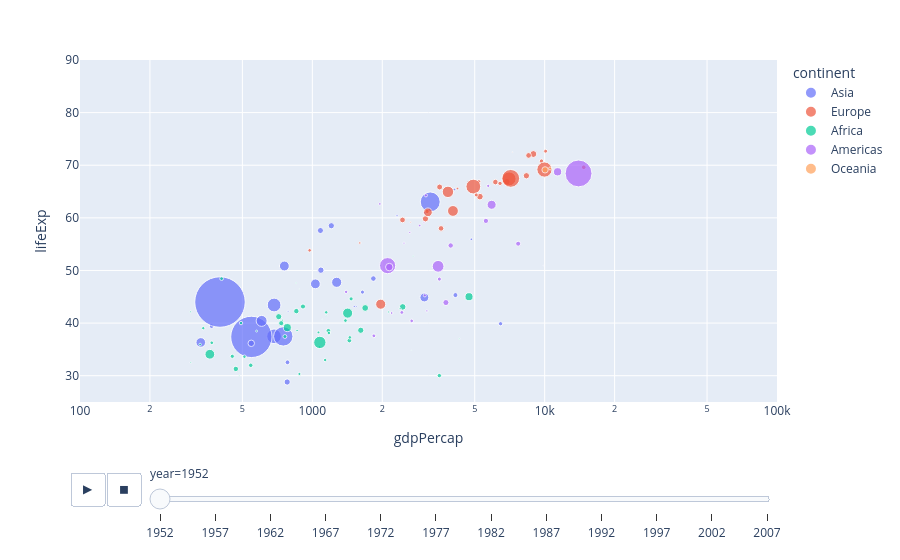

The cell this chart's notebook holds for it:
### Code cell
pop_data = px.data.gapminder()
px.scatter(
    pop_data,
    x="gdpPercap",
    y="lifeExp",
    animation_frame="year",
    animation_group="country",
    size="pop",
    color="continent",
    hover_name="country",
    log_x=True,
    size_max=55,
    range_x=[100, 100000],
    range_y=[25, 90],
)

### Figure 1 — Plotly figure (JSON) as saved in the notebook; plotly's stock layout.template omitted (floating-point values rounded to 4 significant figures)
{"data": [{"hovertemplate": "<b>%{hovertext}</b><br><br>continent=Asia<br>year=1952<br>gdpPercap=%{x}<br>lifeExp=%{y}<br>pop=%{marker.size}<extra></extra>", "hovertext": ["Afghanistan", "Bahrain", "Bangladesh", "Cambodia", "China", "Hong Kong, China", "India", "Indonesia", "Iran", "Iraq", "Israel", "Japan", "Jordan", "Korea, Dem. Rep.", "Korea, Rep.", "Kuwait", "Lebanon", "Malaysia", "Mongolia", "Myanmar", "Nepal", "Oman", "Pakistan", "Philippines", "Saudi Arabia", "Singapore", "Sri Lanka", "Syria", "Taiwan", "Thailand", "Vietnam", "West Bank and Gaza", "Yemen, Rep."], "ids": ["Afghanistan", "Bahrain", "Bangladesh", "Cambodia", "China", "Hong Kong, China", "India", "Indonesia", "Iran", "Iraq", "Israel", "Japan", "Jordan", "Korea, Dem. Rep.", "Korea, Rep.", "Kuwait", "Lebanon", "Malaysia", "Mongolia", "Myanmar", "Nepal", "Oman", "Pakistan", "Philippines", "Saudi Arabia", "Singapore", "Sri Lanka", "Syria", "Taiwan", "Thailand", "Vietnam", "West Bank and Gaza", "Yemen, Rep."], "legendgroup": "Asia", "marker": {"color": "#636efa", "size": [8425333, 120447, 46886859, 4693836, 556263527, 2125900, 372000000, 82052000, 17272000, 5441766, 1620914, 86459025, 607914, 8865488, 20947571, 160000, 1439529, 6748378, 800663, 20092996, 9182536, 507833, 41346560, 22438691, 4005677, 1127000, 7982342, 3661549, 8550362, 21289402, 26246839, 1030585, 4963829], "sizemode": "area", "sizeref": 435900.0, "symbol": "circle"}, "mode": "markers", "name": "Asia", "orientation": "v", "showlegend": true, "type": "scatter", "x": [779.4, 9867.0, 684.2, 368.5, 400.4, 3054.0, 546.6, 749.7, 3035.0, 4130.0, 4087.0, 3217.0, 1547.0, 1088.0, 1031.0, 108400.0, 4835.0, 1831.0, 786.6, 331, 545.9, 1828.0, 684.6, 1273.0, 6460.0, 2315.0, 1084.0, 1643.0, 1207.0, 757.8, 605.1, 1516.0, 781.7], "xaxis": "x", "y": [28.8, 50.94, 37.48, 39.42, 44, 60.96, 37.37, 37.47, 44.87, 45.32, 65.39, 63.03, 43.16, 50.06, 47.45, 55.56, 55.93, 48.46, 42.24, 36.32, 36.16, 37.58, 43.44, 47.75, 39.88, 60.4, 57.59, 45.88, 58.5, 50.85, 40.41, 43.16, 32.55], "yaxis": "y"}, {"hovertemplate": "<b>%{hovertext}</b><br><br>continent=Europe<br>year=1952<br>gdpPercap=%{x}<br>lifeExp=%{y}<br>pop=%{marker.size}<extra></extra>", "hovertext": ["Albania", "Austria", "Belgium", "Bosnia and Herzegovina", "Bulgaria", "Croatia", "Czech Republic", "Denmark", "Finland", "France", "Germany", "Greece", "Hungary", "Iceland", "Ireland", "Italy", "Montenegro", "Netherlands", "Norway", "Poland", "Portugal", "Romania", "Serbia", "Slovak Republic", "Slovenia", "Spain", "Sweden", "Switzerland", "Turkey", "United Kingdom"], "ids": ["Albania", "Austria", "Belgium", "Bosnia and Herzegovina", "Bulgaria", "Croatia", "Czech Republic", "Denmark", "Finland", "France", "Germany", "Greece", "Hungary", "Iceland", "Ireland", "Italy", "Montenegro", "Netherlands", "Norway", "Poland", "Portugal", "Romania", "Serbia", "Slovak Republic", "Slovenia", "Spain", "Sweden", "Switzerland", "Turkey", "United Kingdom"], "legendgroup": "Europe", "marker": {"color": "#EF553B", "size": [1282697, 6927772, 8730405, 2791000, 7274900, 3882229, 9125183, 4334000, 4090500, 42459667, 69145952, 7733250, 9504000, 147962, 2952156, 47666000, 413834, 10381988, 3327728, 25730551, 8526050, 16630000, 6860147, 3558137, 1489518, 28549870, 7124673, 4815000, 22235677, 50430000], "sizemode": "area", "sizeref": 435900.0, "symbol": "circle"}, "mode": "markers", "name": "Europe", "orientation": "v", "showlegend": true, "type": "scatter", "x": [1601.0, 6137.0, 8343.0, 973.5, 2444.0, 3119.0, 6876.0, 9692.0, 6425.0, 7030.0, 7144.0, 3531.0, 5264.0, 7268.0, 5210.0, 4931.0, 2648.0, 8942.0, 10100.0, 4029.0, 3068.0, 3145.0, 3581.0, 5075.0, 4215.0, 3834.0, 8528.0, 14730.0, 1969.0, 9980.0], "xaxis": "x", "y": [55.23, 66.8, 68, 53.82, 59.6, 61.21, 66.87, 70.78, 66.55, 67.41, 67.5, 65.86, 64.03, 72.49, 66.91, 65.94, 59.16, 72.13, 72.67, 61.31, 59.82, 61.05, 58.0, 64.36, 65.57, 64.94, 71.86, 69.62, 43.59, 69.18], "yaxis": "y"}, {"hovertemplate": "<b>%{hovertext}</b><br><br>continent=Africa<br>year=1952<br>gdpPercap=%{x}<br>lifeExp=%{y}<br>pop=%{marker.size}<extra></extra>", "hovertext": ["Algeria", "Angola", "Benin", "Botswana", "Burkina Faso", "Burundi", "Cameroon", "Central African Republic", "Chad", "Comoros", "Congo, Dem. Rep.", "Congo, Rep.", "Cote d'Ivoire", "Djibouti", "Egypt", "Equatorial Guinea", "Eritrea", "Ethiopia", "Gabon", "Gambia", "Ghana", "Guinea", "Guinea-Bissau", "Kenya", "Lesotho", "Liberia", "Libya", "Madagascar", "Malawi", "Mali", "Mauritania", "Mauritius", "Morocco", "Mozambique", "Namibia", "Niger", "Nigeria", "Reunion", "Rwanda", "Sao Tome and Principe", "Senegal", "Sierra Leone", "Somalia", "South Africa", "Sudan", "Swaziland", "Tanzania", "Togo", "Tunisia", "Uganda", "Zambia", "Zimbabwe"], "ids": ["Algeria", "Angola", "Benin", "Botswana", "Burkina Faso", "Burundi", "Cameroon", "Central African Republic", "Chad", "Comoros", "Congo, Dem. Rep.", "Congo, Rep.", "Cote d'Ivoire", "Djibouti", "Egypt", "Equatorial Guinea", "Eritrea", "Ethiopia", "Gabon", "Gambia", "Ghana", "Guinea", "Guinea-Bissau", "Kenya", "Lesotho", "Liberia", "Libya", "Madagascar", "Malawi", "Mali", "Mauritania", "Mauritius", "Morocco", "Mozambique", "Namibia", "Niger", "Nigeria", "Reunion", "Rwanda", "Sao Tome and Principe", "Senegal", "Sierra Leone", "Somalia", "South Africa", "Sudan", "Swaziland", "Tanzania", "Togo", "Tunisia", "Uganda", "Zambia", "Zimbabwe"], "legendgroup": "Africa", "marker": {"color": "#00cc96", "size": [9279525, 4232095, 1738315, 442308, 4469979, 2445618, 5009067, 1291695, 2682462, 153936, 14100005, 854885, 2977019, 63149, 22223309, 216964, 1438760, 20860941, 420702, 284320, 5581001, 2664249, 580653, 6464046, 748747, 863308, 1019729, 4762912, 2917802, 3838168, 1022556, 516556, 9939217, 6446316, 485831, 3379468, 33119096, 257700, 2534927, 60011, 2755589, 2143249, 2526994, 14264935, 8504667, 290243, 8322925, 1219113, 3647735, 5824797, 2672000, 3080907], "sizemode": "area", "sizeref": 435900.0, "symbol": "circle"}, "mode": "markers", "name": "Africa", "orientation": "v", "showlegend": true, "type": "scatter", "x": [2449.0, 3521.0, 1063.0, 851.2, 543.3, 339.3, 1173.0, 1071.0, 1179.0, 1103.0, 780.5, 2126.0, 1389.0, 2670.0, 1419.0, 375.6, 328.9, 362.1, 4293.0, 485.2, 911.3, 510.2, 299.9, 853.5, 298.8, 575.6, 2388.0, 1443.0, 369.2, 452.3, 743.1, 1968.0, 1688.0, 468.5, 2424.0, 761.9, 1077.0, 2719.0, 493.3, 879.6, 1450.0, 879.8, 1136.0, 4725.0, 1616.0, 1148.0, 716.7, 859.8, 1468.0, 734.8, 1147.0, 406.9], "xaxis": "x", "y": [43.08, 30.02, 38.22, 47.62, 31.98, 39.03, 38.52, 35.46, 38.09, 40.72, 39.14, 42.11, 40.48, 34.81, 41.89, 34.48, 35.93, 34.08, 37.0, 30, 43.15, 33.61, 32.5, 42.27, 42.14, 38.48, 42.72, 36.68, 36.26, 33.69, 40.54, 50.99, 42.87, 31.29, 41.73, 37.44, 36.32, 52.72, 40, 46.47, 37.28, 30.33, 32.98, 45.01, 38.63, 41.41, 41.22, 38.6, 44.6, 39.98, 42.04, 48.45], "yaxis": "y"}, {"hovertemplate": "<b>%{hovertext}</b><br><br>continent=Americas<br>year=1952<br>gdpPercap=%{x}<br>lifeExp=%{y}<br>pop=%{marker.size}<extra></extra>", "hovertext": ["Argentina", "Bolivia", "Brazil", "Canada", "Chile", "Colombia", "Costa Rica", "Cuba", "Dominican Republic", "Ecuador", "El Salvador", "Guatemala", "Haiti", "Honduras", "Jamaica", "Mexico", "Nicaragua", "Panama", "Paraguay", "Peru", "Puerto Rico", "Trinidad and Tobago", "United States", "Uruguay", "Venezuela"], "ids": ["Argentina", "Bolivia", "Brazil", "Canada", "Chile", "Colombia", "Costa Rica", "Cuba", "Dominican Republic", "Ecuador", "El Salvador", "Guatemala", "Haiti", "Honduras", "Jamaica", "Mexico", "Nicaragua", "Panama", "Paraguay", "Peru", "Puerto Rico", "Trinidad and Tobago", "United States", "Uruguay", "Venezuela"], "legendgroup": "Americas", "marker": {"color": "#ab63fa", "size": [17876956, 2883315, 56602560, 14785584, 6377619, 12350771, 926317, 6007797, 2491346, 3548753, 2042865, 3146381, 3201488, 1517453, 1426095, 30144317, 1165790, 940080, 1555876, 8025700, 2227000, 662850, 157553000, 2252965, 5439568], "sizemode": "area", "sizeref": 435900.0, "symbol": "circle"}, "mode": "markers", "name": "Americas", "orientation": "v", "showlegend": true, "type": "scatter", "x": [5911.0, 2677.0, 2109.0, 11370.0, 3940.0, 2144.0, 2627.0, 5587.0, 1398.0, 3522.0, 3048.0, 2428.0, 1840.0, 2195.0, 2899.0, 3478.0, 3112.0, 2480.0, 1952.0, 3759.0, 3082.0, 3023.0, 13990.0, 5717.0, 7690.0], "xaxis": "x", "y": [62.48, 40.41, 50.92, 68.75, 54.74, 50.64, 57.21, 59.42, 45.93, 48.36, 45.26, 42.02, 37.58, 41.91, 58.53, 50.79, 42.31, 55.19, 62.65, 43.9, 64.28, 59.1, 68.44, 66.07, 55.09], "yaxis": "y"}, {"hovertemplate": "<b>%{hovertext}</b><br><br>continent=Oceania<br>year=1952<br>gdpPercap=%{x}<br>lifeExp=%{y}<br>pop=%{marker.size}<extra></extra>", "hovertext": ["Australia", "New Zealand"], "ids": ["Australia", "New Zealand"], "legendgroup": "Oceania", "marker": {"color": "#FFA15A", "size": [8691212, 1994794], "sizemode": "area", "sizeref": 435900.0, "symbol": "circle"}, "mode": "markers", "name": "Oceania", "orientation": "v", "showlegend": true, "type": "scatter", "x": [10040.0, 10560.0], "xaxis": "x", "y": [69.12, 69.39], "yaxis": "y"}], "layout": {"legend": {"itemsizing": "constant", "title": {"text": "continent"}, "tracegroupgap": 0}, "margin": {"t": 60}, "sliders": [{"active": 0, "currentvalue": {"prefix": "year="}, "len": 0.9, "pad": {"b": 10, "t": 60}, "steps": [{"args": [["1952"], {"frame": {"duration": 0, "redraw": false}, "fromcurrent": true, "mode": "immediate", "transition": {"duration": 0, "easing": "linear"}}], "label": "1952", "method": "animate"}, {"args": [["1957"], {"frame": {"duration": 0, "redraw": false}, "fromcurrent": true, "mode": "immediate", "transition": {"duration": 0, "easing": "linear"}}], "label": "1957", "method": "animate"}, {"args": [["1962"], {"frame": {"duration": 0, "redraw": false}, "fromcurrent": true, "mode": "immediate", "transition": {"duration": 0, "easing": "linear"}}], "label": "1962", "method": "animate"}, {"args": [["1967"], {"frame": {"duration": 0, "redraw": false}, "fromcurrent": true, "mode": "immediate", "transition": {"duration": 0, "easing": "linear"}}], "label": "1967", "method": "animate"}, {"args": [["1972"], {"frame": {"duration": 0, "redraw": false}, "fromcurrent": true, "mode": "immediate", "transition": {"duration": 0, "easing": "linear"}}], "label": "1972", "method": "animate"}, {"args": [["1977"], {"frame": {"duration": 0, "redraw": false}, "fromcurrent": true, "mode": "immediate", "transition": {"duration": 0, "easing": "linear"}}], "label": "1977", "method": "animate"}, {"args": [["1982"], {"frame": {"duration": 0, "redraw": false}, "fromcurrent": true, "mode": "immediate", "transition": {"duration": 0, "easing": "linear"}}], "label": "1982", "method": "animate"}, {"args": [["1987"], {"frame": {"duration": 0, "redraw": false}, "fromcurrent": true, "mode": "immediate", "transition": {"duration": 0, "easing": "linear"}}], "label": "1987", "method": "animate"}, {"args": [["1992"], {"frame": {"duration": 0, "redraw": false}, "fromcurrent": true, "mode": "immediate", "transition": {"duration": 0, "easing": "linear"}}], "label": "1992", "method": "animate"}, {"args": [["1997"], {"frame": {"duration": 0, "redraw": false}, "fromcurrent": true, "mode": "immediate", "transition": {"duration": 0, "easing": "linear"}}], "label": "1997", "method": "animate"}, {"args": [["2002"], {"frame": {"duration": 0, "redraw": false}, "fromcurrent": true, "mode": "immediate", "transition": {"duration": 0, "easing": "linear"}}], "label": "2002", "method": "animate"}, {"args": [["2007"], {"frame": {"duration": 0, "redraw": false}, "fromcurrent": true, "mode": "immediate", "transition": {"duration": 0, "easing": "linear"}}], "label": "2007", "method": "animate"}], "x": 0.1, "xanchor": "left", "y": 0, "yanchor": "top"}], "updatemenus": [{"buttons": [{"args": [null, {"frame": {"duration": 500, "redraw": false}, "fromcurrent": true, "mode": "immediate", "transition": {"duration": 500, "easing": "linear"}}], "label": "&#9654;", "method": "animate"}, {"args": [[null], {"frame": {"duration": 0, "redraw": false}, "fromcurrent": true, "mode": "immediate", "transition": {"duration": 0, "easing": "linear"}}], "label": "&#9724;", "method": "animate"}], "direction": "left", "pad": {"r": 10, "t": 70}, "showactive": false, "type": "buttons", "x": 0.1, "xanchor": "right", "y": 0, "yanchor": "top"}], "xaxis": {"anchor": "y", "domain": [0, 1], "range": [2, 5], "title": {"text": "gdpPercap"}, "type": "log"}, "yaxis": {"anchor": "x", "domain": [0, 1], "range": [25, 90], "title": {"text": "lifeExp"}}}}
